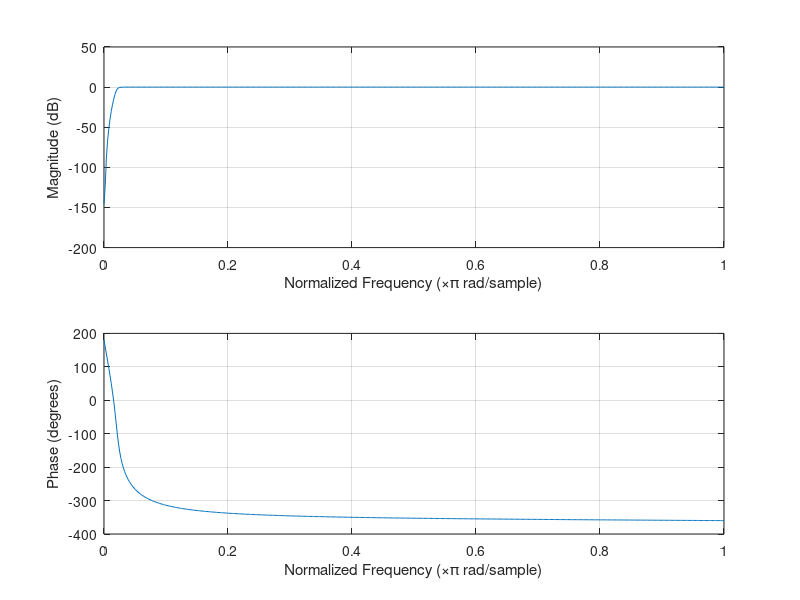

Recreate this plot in MATLAB.
%%Code used to high pass filter buzz and minibuzz extracted audio segments

%2008
%cd 'D:\Pilotwhales2008\data\gm08\gm08_147a\Use'
%cd 'D:\Pilotwhales2008\data\gm08\gm08_143a\Use'
%cd 'D:\Pilotwhales2008\data\gm08\gm08_143b\Use'
%cd 'D:\Pilotwhales2008\data\gm08\gm08_151a\Use'
%cd 'D:\Pilotwhales2008\data\gm08\gm08_151b\Use'

%2011
%cd 'D:\Pilotwhales2011\data\gm11\gm11_147a\use'
%cd 'D:\Pilotwhales2011\data\gm11\gm11_148a\use'
%cd 'D:\Pilotwhales2011\data\gm11\gm11_149b\use'
%cd 'D:\Pilotwhales2011\data\gm11\gm11_149c\use' 
%cd 'D:\Pilotwhales2011\data\gm11\gm11_150b\use'
%cd 'D:\Pilotwhales2011\data\gm11\gm11_155a\use'
%cd 'D:\Pilotwhales2011\data\gm11\gm11_156a\use'
%cd 'D:\Pilotwhales2011\data\gm11\gm11_158b\use'
%cd 'D:\Pilotwhales2011\data\gm11\gm11_165a\use'
cd 'D:\Pilotwhales2010\data\gm10\gm10_188a'
%Make filter
%Apply high pass filter
fc = 1000; % Cut off frequency
Fs = 96000;
%[b,a] = butter(n,Wn,ftype) 
%designs a lowpass, highpass, bandpass, 
%or bandstop Butterworth filter, depending on the value of ftype 
%and the number of elements of Wn. 
%The resulting bandpass and bandstop designs are of order 2n.
[b,a] = butter(6,fc/(Fs/2),'high'); % Butterworth filter of order 6
freqz(b,a)
%Loop through all .wav files in folder
files = dir('*.wav');
for file = files'
     name = getfield(file,'name');
     fprintf('Now processing file: %s\n', name)
     [y,Fs] = audioread(name);
     %fprintf('%i\n', Fs)

     %apply filter
     yFiltered = filter(b,a,y); % Will be the filtered signal

%     %Normalize to prevent clipping?-must be in range [-1,1)-doesn't seem to filter as well 
%     %yFiltered = yFiltered./(max(abs(yFiltered)));

     %write filtered sound to .wav
     filename = strcat('F_',name);
     %fprintf('%s\n', filename)
     audiowrite(filename,yFiltered,Fs)
end
